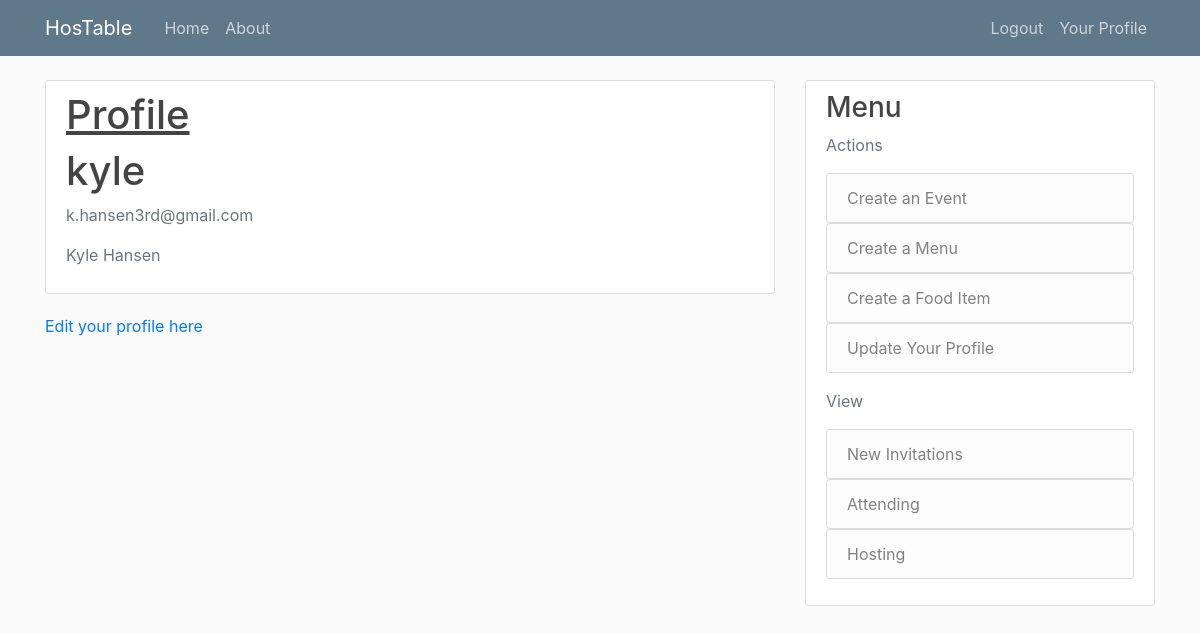
/users/1/ (signed in), run on the app's committed database.
### users/models.py (models this page shows, shortened)
class Profile(models.Model):
    user = models.OneToOneField(User, on_delete=models.CASCADE)

### users/views.py (the view, shortened to what this page needs)
# urls.py: path('<int:pk>/', UserDetailView.as_view(template_name='users/view.html'), name='user-view'),
class UserDetailView(LoginRequiredMixin, DetailView):
    model = Profile

### users/templates/users/view.html
{% extends "base.html" %}
{% block content %}
    <div class="content-section">
      <div class="media">
        <div class="media-body">
          <h1 class="account-heading"><u>Profile</u>
          <h2 class="account-heading">{{ object.user.username }}</h2>
          <p class="text-secondary">{{ object.user.email }}</p>
          <p class="text-secondary">{{ object.user.first_name }} {{ object.user.last_name }}</p>
        </div>
      </div>
    </div>
    {% if user.username == object.user.username %}
    <div>
        <a href="{% url 'user-update' object.id %}">Edit your profile here</a>
    </div>
    {% endif %}
{% endblock content %}

### static/hostable/main.css (style rules this page uses)
body { background: #fafafa; color: #333333; margin-top: 5rem; }
h1, h2, h3, h4, h5, h6 { color: #444444; }
.content-section { background: #ffffff; padding: 10px 20px; border: 1px solid #dddddd; border-radius: 3px; margin-bottom: 20px; }
.account-heading { font-size: 2.5rem; }

### data on the page
Profile: user.username "kyle", user.email "k.hansen3rd@gmail.com", user.first_name "Kyle", user.last_name "Hansen"
